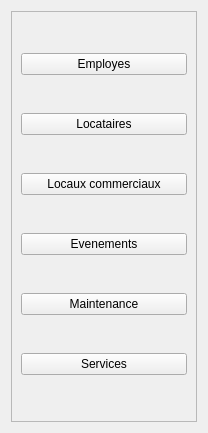
               <widget class="QWidget" name="page">
                <property name="geometry">
                 <rect>
                  <x>0</x>
                  <y>0</y>
                  <width>208</width>
                  <height>433</height>
                 </rect>
                </property>
                <attribute name="icon">
                 <iconset>
                  <normalon>icons/chevron-down.svg</normalon>
                 </iconset>
                </attribute>
                <attribute name="label">
                 <string>Menu 1</string>
                </attribute>
                <layout class="QVBoxLayout" name="verticalLayout_8">
                 <item>
                  <widget class="QFrame" name="frame_10">
                   <property name="frameShape">
                    <enum>QFrame::Shape::StyledPanel</enum>
                   </property>
                   <property name="frameShadow">
                    <enum>QFrame::Shadow::Raised</enum>
                   </property>
                   <layout class="QVBoxLayout" name="verticalLayout_9">
                    <item>
                     <widget class="QPushButton" name="pushButton_10">
                      <property name="styleSheet">
                       <string notr="true">font: 900 italic 10pt &quot;Segoe UI&quot;;</string>
                      </property>
                      <property name="text">
                       <string>Employes</string>
                      </property>
                     </widget>
                    </item>
                    <item>
                     <widget class="QPushButton" name="pushButton_13">
                      <property name="styleSheet">
                       <string notr="true">font: 900 italic 10pt &quot;Segoe UI&quot;;</string>
                      </property>
                      <property name="text">
                       <string>Locataires</string>
                      </property>
                     </widget>
                    </item>
                    <item>
                     <widget class="QPushButton" name="pushButton_11">
                      <property name="styleSheet">
                       <string notr="true">font: 900 italic 9pt &quot;Segoe UI&quot;;</string>
                      </property>
                      <property name="text">
                       <string>Locaux commerciaux</string>
                      </property>
                     </widget>
                    </item>
                    <item>
                     <widget class="QPushButton" name="pushButton_17">
                      <property name="styleSheet">
                       <string notr="true">font: 900 italic 10pt &quot;Segoe UI&quot;;</string>
                      </property>
                      <property name="text">
                       <string>Evenements</string>
                      </property>
                     </widget>
                    </item>
                    <item>
                     <widget class="QPushButton" name="pushButton_12">
                      <property name="styleSheet">
                       <string notr="true">font: 900 italic 10pt &quot;Segoe UI&quot;;</string>
                      </property>
                      <property name="text">
                       <string>Maintenance</string>
                      </property>
                     </widget>
                    </item>
                    <item>
                     <widget class="QPushButton" name="pushButton_16">
                      <property name="styleSheet">
                       <string notr="true">font: 900 italic 10pt &quot;Segoe UI&quot;;</string>
                      </property>
                      <property name="text">
                       <string>Services</string>
                      </property>
                     </widget>
                    </item>
                   </layout>
                  </widget>
                 </item>
                </layout>
               </widget>
